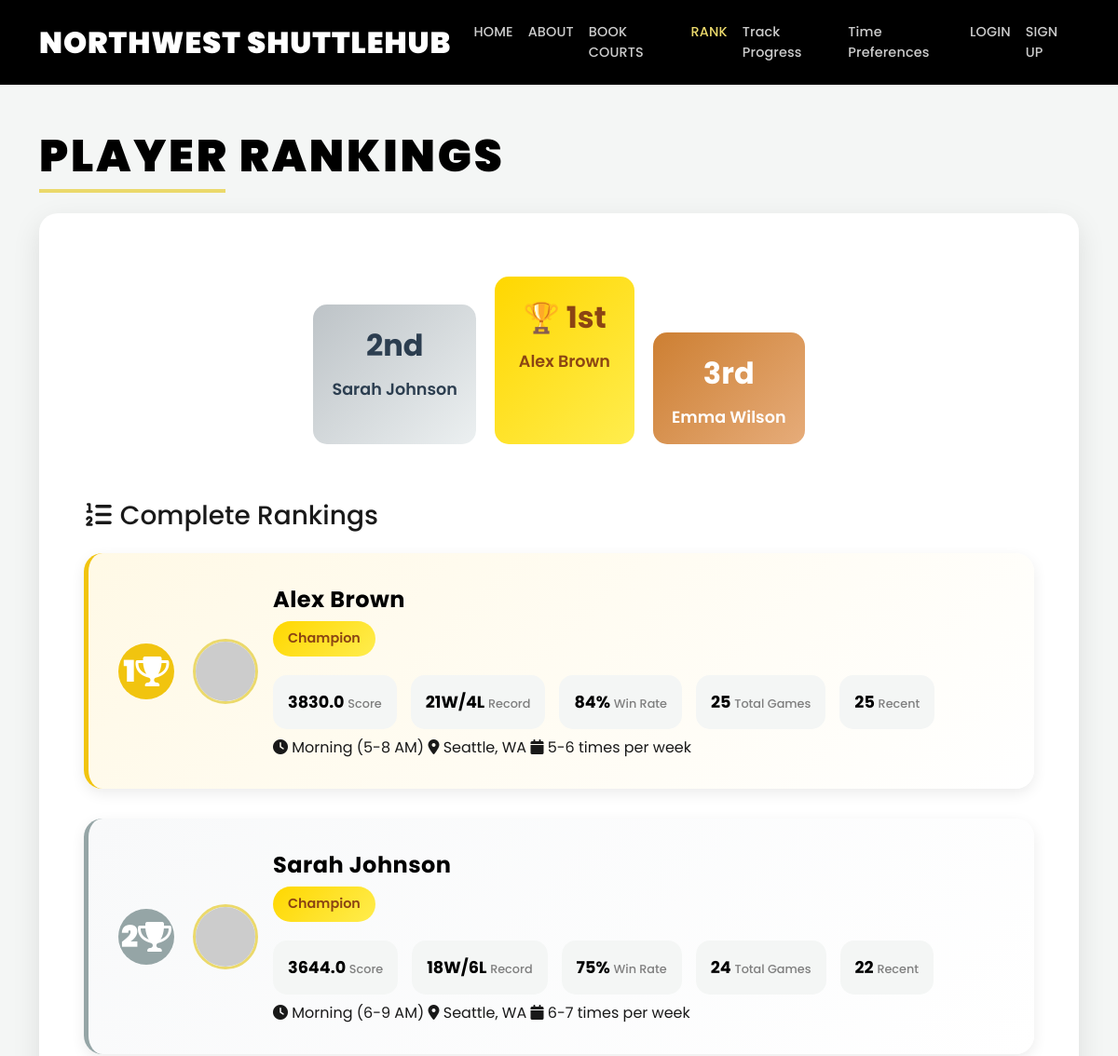
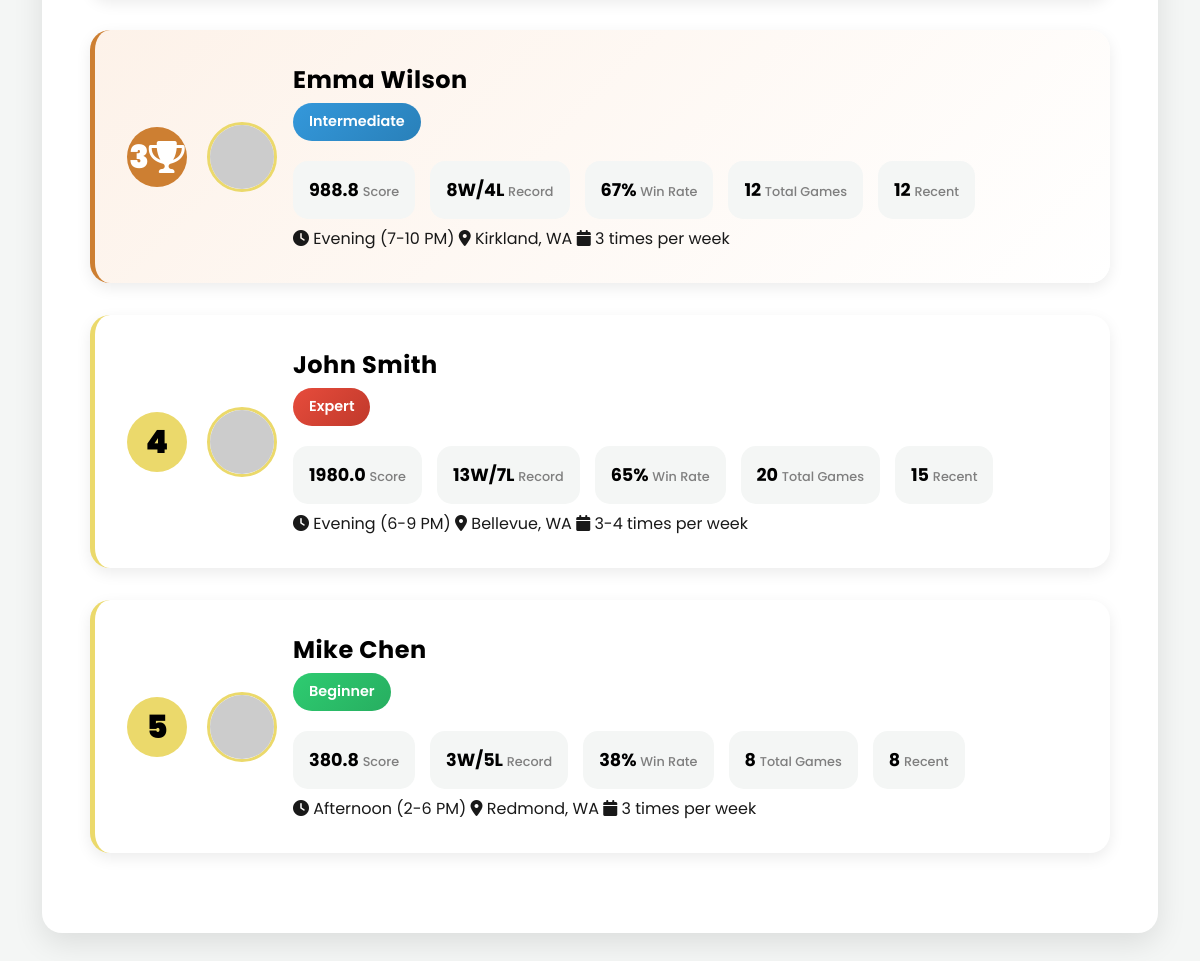
The app's page /rank with its own data (2 pictures, top to bottom).
### tables this page shows
CREATE TABLE players (
                id INTEGER PRIMARY KEY AUTOINCREMENT,
                name TEXT NOT NULL,
                level TEXT NOT NULL,
                win_rate REAL DEFAULT 0,
                recent_matches INTEGER DEFAULT 0
            , gender TEXT DEFAULT "Not specified", age INTEGER DEFAULT 25, bio TEXT DEFAULT "", photo_url TEXT DEFAULT "", total_wins INTEGER DEFAULT 0, total_losses INTEGER DEFAULT 0, favorite_shot TEXT DEFAULT "", playing_style TEXT DEFAULT "", years_playing INTEGER DEFAULT 1, achievements TEXT DEFAULT "", preferred_time TEXT DEFAULT "", location TEXT DEFAULT "", languages TEXT DEFAULT "", equipment_brand TEXT DEFAULT "", training_schedule TEXT DEFAULT "", strongest_skill TEXT DEFAULT "", improvement_goal TEXT DEFAULT "", match_frequency TEXT DEFAULT "", coach_experience TEXT DEFAULT "", tournament_level TEXT DEFAULT "");

### app.py (the view)
@app.route('/rank')
def rank():
    db = get_db()
    players = db.execute('SELECT * FROM players ORDER BY win_rate DESC, total_wins DESC').fetchall()
    ranked_players = []
    for i, player in enumerate(players):
        total_matches = player['total_wins'] + player['total_losses']
        win_rate = player['win_rate']
        activity_score = 0
        if player['recent_matches']:
            activity_score += player['recent_matches'] * 2
        frequency_multiplier = 1.0
        if player['match_frequency']:
            freq = player['match_frequency'].lower()
            if '6-7' in freq or 'daily' in freq:
                frequency_multiplier = 2.0
            elif '5-6' in freq:
                frequency_multiplier = 1.8
            elif '4' in freq:
                frequency_multiplier = 1.5
            elif '3' in freq:
                frequency_multiplier = 1.2
            elif '2' in freq:
                frequency_multiplier = 1.0
        ranking_score = (win_rate * total_matches * frequency_multiplier) + activity_score
        if ranking_score >= 2000:
            tier = "Champion"
            tier_class = "champion"
        elif ranking_score >= 1500:
            tier = "Expert"
            tier_class = "expert"
        elif ranking_score >= 1000:
            tier = "Advanced"
            tier_class = "advanced"
        elif ranking_score >= 500:
            tier = "Intermediate"
            tier_class = "intermediate"
        else:
            tier = "Beginner"
            tier_class = "beginner"
        ranked_players.append({
            'rank': i + 1,
            'player': player,
            'total_matches': total_matches,
            'ranking_score': round(ranking_score, 1),
            'tier': tier,
            'tier_class': tier_class,
            'activity_score': round(activity_score, 1),
            'frequency_multiplier': frequency_multiplier
        })
    return render_template('rank.html', ranked_players=ranked_players)

### app.py (called while the page is built)
def get_db():
    db = getattr(g, '_database', None)
    if db is None:
        db = g._database = sqlite3.connect(DATABASE)
        db.row_factory = sqlite3.Row  # 让结果支持 dict-like 访问
    return db

@app.teardown_appcontext
def close_connection(exception):
    db = getattr(g, '_database', None)
    if db:
        db.close()

@app.before_request
def load_logged_in_user():
    user_id = session.get('user_id')
    if user_id is None:
        g.user = None
    else:
        g.user = get_db().execute(
            'SELECT * FROM users WHERE id = ?', (user_id,)
        ).fetchone()

### templates/rank.html (shortened to what this page needs)
<!DOCTYPE html>
<html lang="en">
<head>
    <link href="https://cdn.jsdelivr.net/npm/bootstrap@5.3.0/dist/css/bootstrap.min.css" rel="stylesheet">
    <link rel="stylesheet" href="https://cdnjs.cloudflare.com/ajax/libs/font-awesome/6.0.0/css/all.min.css">
</head>
<body>
    <nav class="navbar navbar-expand-lg navbar-dark">
        <div class="container">
            <a class="navbar-brand" href="{{ url_for('home') }}">NORTHWEST SHUTTLEHUB</a>
            <div class="collapse navbar-collapse" id="navbarNav">
                <ul class="navbar-nav me-auto">
                    <li class="nav-item">
                        <a class="nav-link" href="{{ url_for('home') }}">HOME</a>
                    </li>
                    <li class="nav-item">
                        <a class="nav-link" href="{{ url_for('about') }}">ABOUT</a>
                    </li>
                    <li class="nav-item">
                        <a class="nav-link" href="{{ url_for('book_courts') }}">BOOK COURTS</a>
                    </li>
                    <li class="nav-item">
                        <a class="nav-link active" href="{{ url_for('rank') }}">RANK</a>
                    </li>
                    <li class="nav-item">
                        <a class="nav-link" href="{{ url_for('track_progress') }}">Track Progress</a>
                    </li>
                    <li class="nav-item">
                        <a class="nav-link" href="{{ url_for('time_preferences') }}">Time Preferences</a>
                    </li>
                </ul>
                <ul class="navbar-nav">
                    {% if g.user %}
                    <li class="nav-item">
                        <span class="nav-link">Welcome, {{ g.user['username'] }}</span>
                    </li>
                    <li class="nav-item">
                        <a class="nav-link" href="{{ url_for('logout') }}">LOGOUT</a>
                    </li>
                    {% else %}
                    <li class="nav-item">
                        <a class="nav-link" href="{{ url_for('login') }}">LOGIN</a>
                    </li>
                    <li class="nav-item">
                        <a class="nav-link" href="{{ url_for('register') }}">SIGN UP</a>
                    </li>
                    {% endif %}
                </ul>
            </div>
        </div>
    </nav>
    <div class="container mt-5">
        <h2 class="page-title">PLAYER RANKINGS</h2>
        <div class="rank-container">
            {% if ranked_players|length >= 3 %}
            <div class="podium">
                <div class="podium-place podium-second">
                    <div class="podium-rank">2nd</div>
                    <div class="podium-name">{{ ranked_players[1].player.name }}</div>
                </div>
                <div class="podium-place podium-first">
                    <div class="podium-rank">🏆 1st</div>
                    <div class="podium-name">{{ ranked_players[0].player.name }}</div>
                </div>
                <div class="podium-place podium-third">
                    <div class="podium-rank">3rd</div>
                    <div class="podium-name">{{ ranked_players[2].player.name }}</div>
                </div>
            </div>
            {% endif %}
            <h3 class="mb-4"><i class="fas fa-list-ol"></i> Complete Rankings</h3>
            {% for ranked_player in ranked_players %}
            <div class="player-rank-card rank-{{ ranked_player.rank }}">
                <div class="d-flex align-items-center">
                    <div class="rank-number">
                        {{ ranked_player.rank }}
                        {% if ranked_player.rank <= 3 %}
                        <i class="fas fa-trophy trophy-icon"></i>
                        {% endif %}
                    </div>
                    <img src="{{ ranked_player.player.photo_url if ranked_player.player.photo_url else 'https://ui-avatars.com/api/?name=' + ranked_player.player.name|urlencode + '&background=3498db&color=fff&size=70' }}"
                         alt="{{ ranked_player.player.name }}"
                         class="player-photo me-3"
                         onerror="this.src='https://ui-avatars.com/api/?name={{ ranked_player.player.name|urlencode }}&background=3498db&color=fff&size=70'">
                    <div class="player-info">
                        <div class="player-name">{{ ranked_player.player.name }}</div>
                        <div>
                            <span class="player-level tier-{{ ranked_player.tier_class }}">{{ ranked_player.tier }}</span>
                        </div>
                        <div class="stats-row">
                            <div class="stat-item">
                                <span class="stat-value">{{ ranked_player.ranking_score }}</span>
                                <span class="stat-label">Score</span>
                            </div>
                            <div class="stat-item">
                                <span class="stat-value">{{ ranked_player.player.total_wins }}W/{{ ranked_player.player.total_losses }}L</span>
                                <span class="stat-label">Record</span>
                            </div>
                            <div class="stat-item">
                                <span class="stat-value">{{ ranked_player.player.win_rate|round(0)|int }}%</span>
                                <span class="stat-label">Win Rate</span>
                            </div>
                            <div class="stat-item">
                                <span class="stat-value">{{ ranked_player.total_matches }}</span>
                                <span class="stat-label">Total Games</span>
                            </div>
                            <div class="stat-item">
                                <span class="stat-value">{{ ranked_player.player.recent_matches }}</span>
                                <span class="stat-label">Recent</span>
                            </div>
                        </div>
                        <div class="mt-2">
                            {% if ranked_player.player.preferred_time %}
                            <span class="info-badge"><i class="fas fa-clock"></i> {{ ranked_player.player.preferred_time }}</span>
                            {% endif %}
                            {% if ranked_player.player.location %}
                            <span class="info-badge"><i class="fas fa-map-marker-alt"></i> {{ ranked_player.player.location }}</span>
                            {% endif %}
                            {% if ranked_player.player.match_frequency %}
                            <span class="info-badge"><i class="fas fa-calendar"></i> {{ ranked_player.player.match_frequency }}</span>
                            {% endif %}
                        </div>
                    </div>
                </div>
            </div>
            {% endfor %}
        </div>
    </div>
</body>
</html>

### templates/rank.html (style rules this page uses)
:root { --primary-color: #EBD96B; --secondary-color: #000000; --light-bg: #FFFFFF; --dark-text: #191919; --gray-text: #7F7F7F; --light-gray: #F4F6F5; --gold: #f1c40f; --silver: #95a5a6; --bronze: #cd7f32; --champion: linear-gradient(135deg, #ffd700, #ffed4e); --expert: linear-gradient(135deg, #e74c3c, #c0392b); --advanced: linear-gradient(135deg, #9b59b6, #8e44ad); --intermediate: linear-gradient(135deg, #3498db, #2980b9); --beginner: linear-gradient(135deg, #2ecc71, #27ae60); }
body { font-family: 'Poppins', sans-serif; background-color: var(--light-gray); color: var(--dark-text); }
.navbar { background-color: var(--secondary-color); padding: 1rem 0; }
.navbar-brand { color: var(--light-bg) !important; font-size: 2rem; font-weight: 900; letter-spacing: 0.03em; }
.nav-link { color: rgba(255, 255, 255, 0.8) !important; transition: color 0.3s ease; font-weight: 500; font-size: 0.9rem; letter-spacing: 0.01em; }
.nav-link.active { color: var(--primary-color) !important; }
.rank-container { background: var(--light-bg); padding: 3rem; border-radius: 20px; box-shadow: 0 10px 30px rgba(0,0,0,0.1); margin-bottom: 3rem; }
.player-rank-card { background: var(--light-bg); border-radius: 20px; padding: 2rem; margin-bottom: 2rem; box-shadow: 0 5px 15px rgba(0,0,0,0.08); transition: transform 0.3s ease, box-shadow 0.3s ease; border-left: 5px solid var(--primary-color); }
.player-rank-card.rank-1 { border-left-color: var(--gold); background: linear-gradient(135deg, #fff9e6, #ffffff); }
.player-rank-card.rank-2 { border-left-color: var(--silver); background: linear-gradient(135deg, #f8f9fa, #ffffff); }
.player-rank-card.rank-3 { border-left-color: var(--bronze); background: linear-gradient(135deg, #fdf2e9, #ffffff); }
.rank-number { font-size: 2rem; font-weight: 900; color: var(--secondary-color); display: flex; align-items: center; justify-content: center; width: 60px; height: 60px; border-radius: 50%; background: var(--primary-color); margin-right: 20px; }
.rank-1 .rank-number { background: var(--gold); color: white; }
.rank-2 .rank-number { background: var(--silver); color: white; }
.rank-3 .rank-number { background: var(--bronze); color: white; }
.player-photo { width: 70px; height: 70px; border-radius: 50%; object-fit: cover; border: 3px solid var(--primary-color); }
.player-info { flex-grow: 1; }
.player-name { font-size: 1.5rem; font-weight: 700; color: var(--secondary-color); margin-bottom: 5px; letter-spacing: 0.02em; }
.player-level { display: inline-block; padding: 0.5rem 1rem; border-radius: 20px; font-size: 0.9rem; font-weight: 600; margin-bottom: 10px; }
.tier-champion { background: var(--champion); color: #8b4513; }
.tier-expert { background: var(--expert); color: white; }
.tier-intermediate { background: var(--intermediate); color: white; }
.tier-beginner { background: var(--beginner); color: white; }
.stats-row { display: flex; gap: 15px; margin-top: 10px; }
.stat-item { background: var(--light-gray); padding: 1rem; border-radius: 15px; text-align: center; font-size: 0.9rem; font-weight: 500; }
.stat-value { font-weight: 700; color: var(--secondary-color); font-size: 1.1rem; }
.stat-label { color: var(--gray-text); font-size: 0.8rem; margin-top: 0.25rem; }
.page-title { font-weight: 900; font-size: 3rem; color: var(--secondary-color); letter-spacing: 0.06em; margin-bottom: 2rem; position: relative; }
.page-title::after { content: ''; position: absolute; bottom: -10px; left: 0; width: 200px; height: 4px; background: var(--primary-color); }
.podium { display: flex; justify-content: center; align-items: end; gap: 20px; margin-bottom: 40px; padding: 20px; }
.podium-place { text-align: center; padding: 20px; border-radius: 15px; min-width: 150px; }
.podium-first { background: var(--champion); color: #8b4513; height: 180px; order: 2; }
.podium-second { background: linear-gradient(135deg, #bdc3c7, #ecf0f1); color: #2c3e50; height: 150px; order: 1; }
.podium-third { background: linear-gradient(135deg, #cd7f32, #e6ac7a); color: white; height: 120px; order: 3; }
.podium-rank { font-size: 2rem; font-weight: bold; margin-bottom: 10px; }
.podium-name { font-size: 1.1rem; font-weight: 600; margin-bottom: 5px; }

### records on screen
players: name "Sarah Johnson", player.name "Sarah Johnson", player.total_wins "18", player.total_losses "6", player.win_rate "75", player.recent_matches "22", player.preferred_time "Morning (6-9 AM)", player.location "Seattle, WA", player.match_frequency "6-7 times per week"
players: name "Alex Brown", player.name "Alex Brown", player.total_wins "21", player.total_losses "4", player.win_rate "84", player.recent_matches "25", player.preferred_time "Morning (5-8 AM)", player.location "Seattle, WA", player.match_frequency "5-6 times per week"
players: name "Emma Wilson", player.name "Emma Wilson", player.total_wins "8", player.total_losses "4", player.win_rate "67", player.recent_matches "12", player.preferred_time "Evening (7-10 PM)", player.location "Kirkland, WA", player.match_frequency "3 times per week"
players: player.name "John Smith", player.total_wins "13", player.total_losses "7", player.win_rate "65", player.recent_matches "15", player.preferred_time "Evening (6-9 PM)", player.location "Bellevue, WA", player.match_frequency "3-4 times per week"
players: rank "5", player.name "Mike Chen", tier "Beginner", ranking_score "380.8", player.total_wins "3", player.total_losses "5", player.win_rate "38", total_matches "8", player.recent_matches "8", player.preferred_time "Afternoon (2-6 PM)", player.location "Redmond, WA", player.match_frequency "3 times per week"

### other values on screen
{{ ranked_player.rank }} "1" "2" "3" "4"
{{ ranked_player.tier }} "Champion" "Champion" "Intermediate" "Expert"
{{ ranked_player.ranking_score }} "3830.0" "3644.0" "988.8" "1980.0"
{{ ranked_player.total_matches }} "25" "24" "12" "20"
